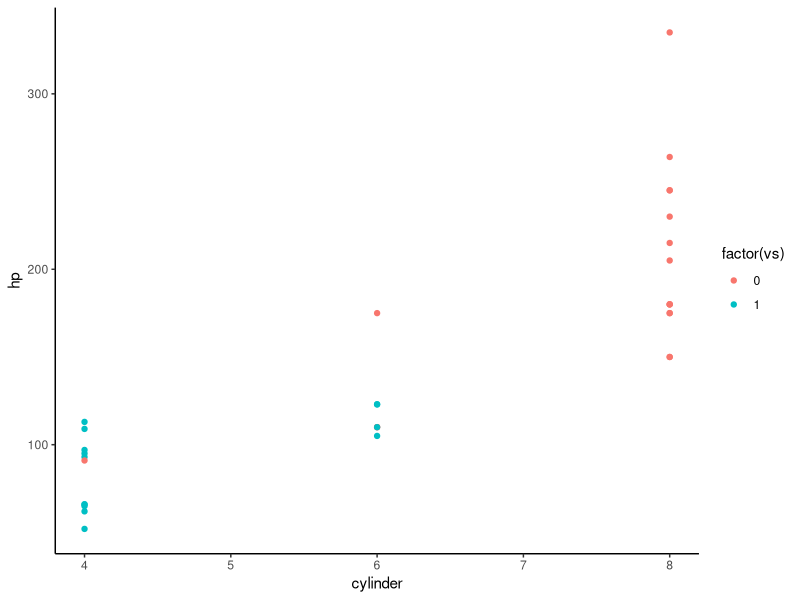

Reproduce this figure in R.
library(tidyverse)

our_data <- mtcars


our_data %>%
  ggplot(
  aes(
    x = cyl,
    y = hp,
    color=  factor(vs)
  )
) + 
  geom_point() + 
  theme_classic() + 
  labs(
    x = "cylinder"
  )
